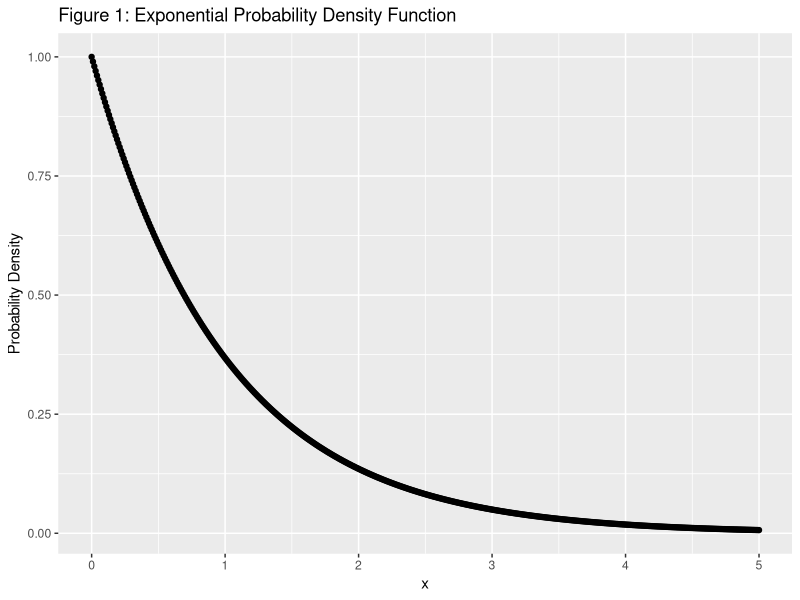
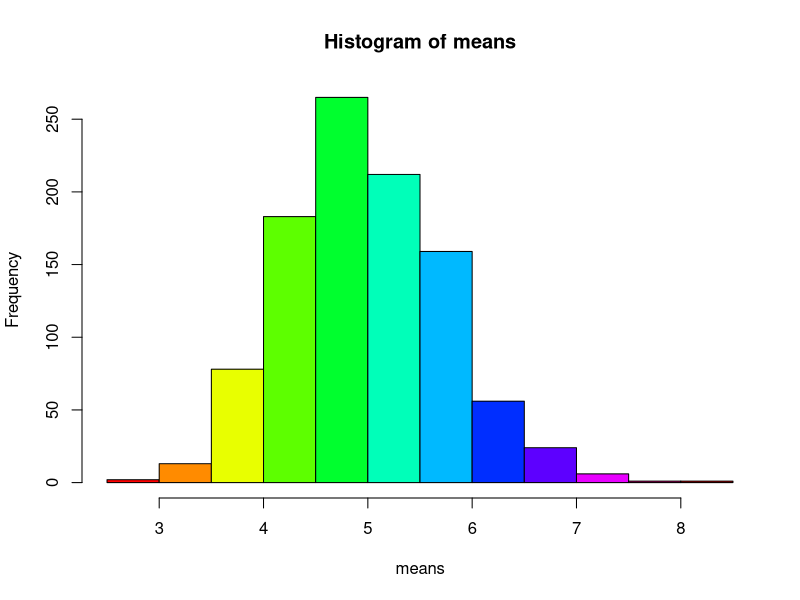

The R script that drew these images, in order:
## ---- chunk 1
knitr::opts_chunk$set(fig.path = "figure/")
set.seed(12345)
library(ggplot2)
## ---- chunk 2
x <- seq(0.0, 5.0, 0.01)
y <- dexp(x)
qplot(x, y, type="l", xlab = "x", ylab = "Probability Density", main = "Figure 1: Exponential Probability Density Function")
## ---- chunk 3
sims <- 1000
lambda <- 0.2
n <- 40
## ---- chunk 4
means = NULL
for (i in 1 : 1000)
    means = c(means, mean(rexp(40, rate = lambda)))
## ---- chunk 5
print(sample_mean <- mean(means))
print(theoretical_mean <- 1/lambda)
## ---- chunk 6
print(sample_variance <- var(means))
print(theoretical_variance <- ((1 / lambda)^2)/40)
## ---- chunk 7
breaks <- quantile(means,seq(0, 1, by = 0.1))
hist(means, col = rainbow(length(breaks)))
## ---- chunk 8
sessionInfo()
